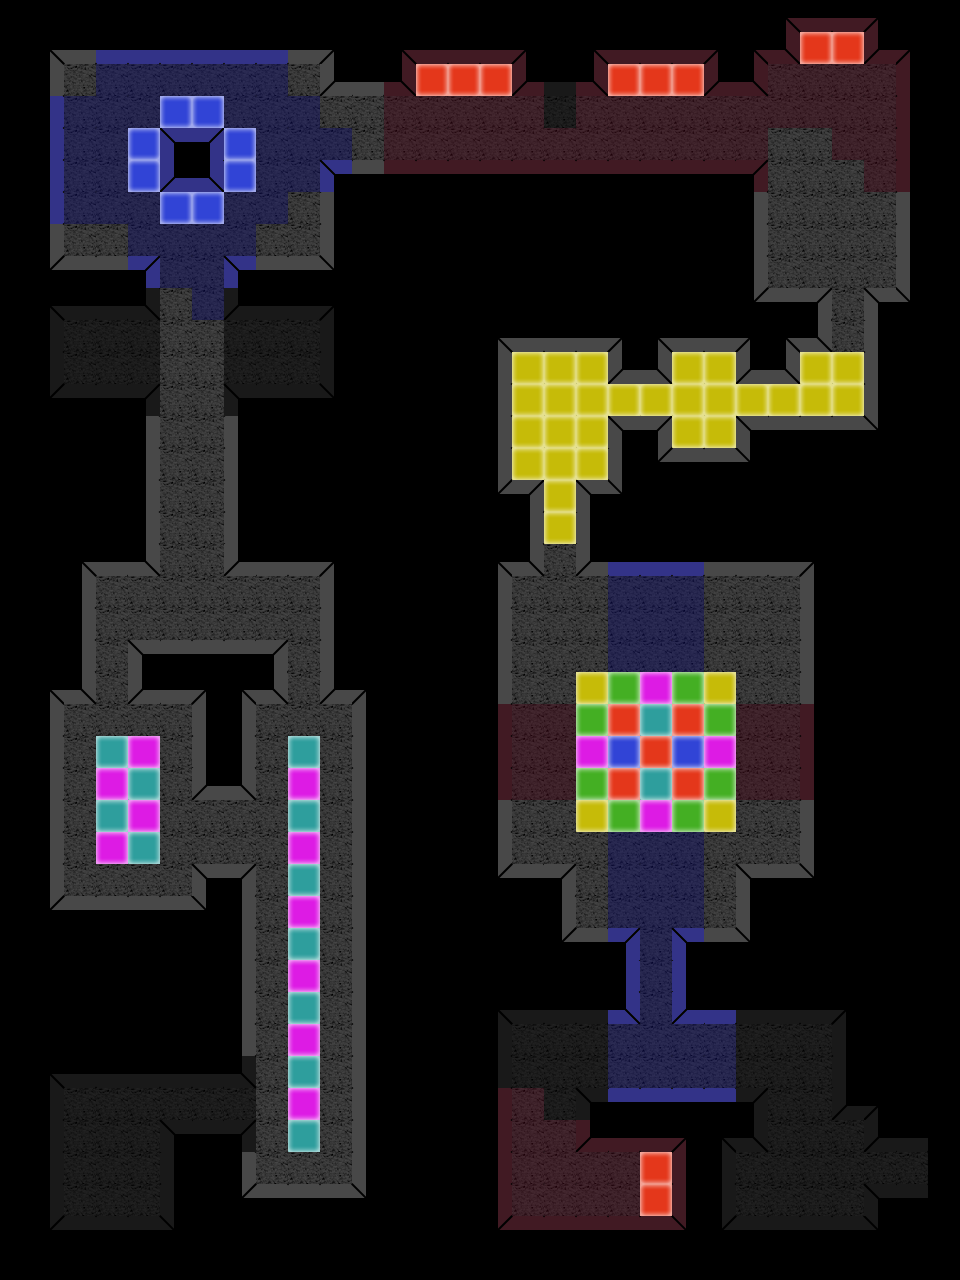

The image is a tile-based game level rendered from a .tmx file. Its description and complete source (layers, tilesets, objects, tile grids) follow:
An orthogonal 30x40 tile map with 32x32 px tiles, 1 tile layer (background) and 22 objects (20x Enemy, Player, PlayerTrigger).

<map version="1.0" tiledversion="1.0.3" orientation="orthogonal" renderorder="left-up" width="30" height="40" tilewidth="32" tileheight="32" nextobjectid="29">
 <tileset firstgid="1" name="tileset" tilewidth="32" tileheight="32" tilecount="64" columns="8">
  <image source="../images/tileset.png" width="256" height="256" />
 </tileset>
 <layer name="background" width="30" height="40">
  <data encoding="csv">
1,1,1,1,1,1,1,1,1,1,1,1,1,1,1,1,1,1,1,1,1,1,1,1,34,35,35,36,1,1,
1,2,3,7,7,7,7,7,7,3,4,1,34,35,35,35,36,1,34,35,35,35,36,34,58,49,49,57,36,1,
1,10,11,15,15,15,15,15,15,11,25,3,58,49,49,49,57,39,58,49,49,49,57,58,43,43,43,43,44,1,
1,14,15,15,15,41,41,15,15,15,11,11,43,43,43,43,43,47,43,43,43,43,43,43,43,43,43,43,44,1,
1,14,15,15,41,31,32,41,15,15,15,11,43,43,43,43,43,43,43,43,43,43,43,43,11,11,43,43,44,1,
1,14,15,15,41,29,30,41,15,15,31,19,51,51,51,51,51,51,51,51,51,51,51,60,11,11,11,43,44,1,
1,14,15,15,15,41,41,15,15,11,12,1,1,1,1,1,1,1,1,1,1,1,1,10,11,11,11,11,12,1,
1,10,11,11,15,15,15,15,11,11,12,1,1,1,1,1,1,1,1,1,1,1,1,10,11,11,11,11,12,1,
1,18,19,19,32,15,15,31,19,19,20,1,1,1,1,1,1,1,1,1,1,1,1,10,11,11,11,11,12,1,
1,38,39,39,62,11,15,61,39,39,40,1,1,1,1,1,1,1,1,1,1,1,1,18,19,28,11,27,20,1,
1,46,47,47,47,11,11,47,47,47,48,1,1,1,1,2,3,3,3,4,2,3,3,4,2,26,11,12,1,1,
1,46,47,47,47,11,11,47,47,47,48,1,1,1,1,10,21,21,21,25,26,21,21,25,26,21,21,12,1,1,
1,54,55,55,64,11,11,63,55,55,56,1,1,1,1,10,21,21,21,21,21,21,21,21,21,21,21,12,1,1,
1,1,1,1,10,11,11,12,1,1,1,1,1,1,1,10,21,21,21,27,28,21,21,27,19,19,19,20,1,1,
1,1,1,1,10,11,11,12,1,1,1,1,1,1,1,10,21,21,21,12,18,19,19,20,1,1,1,1,1,1,
1,1,1,1,10,11,11,12,1,1,1,1,1,1,1,18,28,21,27,20,1,1,1,1,1,1,1,1,1,1,
1,1,1,1,10,11,11,12,1,1,1,1,1,1,1,1,10,21,12,1,1,1,1,1,1,1,1,1,1,1,
1,1,2,3,26,11,11,25,3,3,4,1,1,1,1,2,26,11,25,7,7,7,3,3,3,4,1,1,1,1,
1,1,10,11,11,11,11,11,11,11,12,1,1,1,1,10,11,11,11,15,15,15,11,11,11,12,1,1,1,1,
1,1,10,11,11,11,11,11,11,11,12,1,1,1,1,10,11,11,11,15,15,15,11,11,11,12,1,1,1,1,
1,1,10,11,27,19,19,19,28,11,12,1,1,1,1,10,11,11,11,15,15,15,11,11,11,12,1,1,1,1,
1,2,26,11,25,3,4,2,26,11,25,4,1,1,1,10,11,11,21,13,45,13,21,11,11,12,1,1,1,1,
1,10,11,11,11,11,12,10,11,11,11,12,1,1,1,42,43,43,13,49,53,49,13,43,43,44,1,1,1,1,
1,10,11,53,45,11,12,10,11,53,11,12,1,1,1,42,43,43,45,41,49,41,45,43,43,44,1,1,1,1,
1,10,11,45,53,11,25,26,11,45,11,12,1,1,1,42,43,43,13,49,53,49,13,43,43,44,1,1,1,1,
1,10,11,53,45,11,11,11,11,53,11,12,1,1,1,10,11,11,21,13,45,13,21,11,11,12,1,1,1,1,
1,10,11,45,53,11,11,11,11,45,11,12,1,1,1,10,11,11,11,15,15,15,11,11,11,12,1,1,1,1,
1,10,11,11,11,11,27,28,11,53,11,12,1,1,1,18,19,28,11,15,15,15,11,27,19,20,1,1,1,1,
1,18,19,19,19,19,20,10,11,45,11,12,1,1,1,1,1,10,11,15,15,15,11,12,1,1,1,1,1,1,
1,1,1,1,1,1,1,10,11,53,11,12,1,1,1,1,1,18,19,32,15,31,19,20,1,1,1,1,1,1,
1,1,1,1,1,1,1,10,11,45,11,12,1,1,1,1,1,1,1,14,15,16,1,1,1,1,1,1,1,1,
1,1,1,1,1,1,1,10,11,53,11,12,1,1,1,38,39,39,39,30,15,29,7,39,39,39,40,1,1,1,
1,1,1,1,1,1,1,10,11,45,11,12,1,1,1,46,47,47,47,15,15,15,15,47,47,47,48,1,1,1,
1,38,39,39,39,39,39,62,11,53,11,12,1,1,1,46,47,47,47,15,15,15,15,47,47,47,48,1,1,1,
1,46,47,47,47,47,47,47,11,45,11,12,1,1,1,42,43,47,63,23,23,23,23,64,47,47,61,40,1,1,
1,46,47,47,47,63,55,64,11,53,11,12,1,1,1,42,43,43,57,35,35,36,38,62,47,47,47,61,39,1,
1,46,47,47,47,48,1,10,11,11,11,12,1,1,1,42,43,43,43,43,49,44,46,47,47,47,47,47,47,1,
1,46,47,47,47,48,1,18,19,19,19,20,1,1,1,42,43,43,43,43,49,44,46,47,47,47,47,63,55,1,
1,54,55,55,55,56,1,1,1,1,1,1,1,1,1,50,51,51,51,51,51,52,54,55,55,55,55,56,1,1,
1,1,1,1,1,1,1,1,1,1,1,1,1,1,1,1,1,1,1,1,1,1,1,1,1,1,1,1,1,1
</data>
 </layer>
 <objectgroup name="objects">
  <object id="1" name="player" type="Player" gid="9" x="79" y="1203" width="32" height="32">
   <properties>
    <property name="ammo" type="int" value="4" />
   </properties>
  </object>
  <object id="4" name="enemy2" type="Enemy" gid="17" x="289" y="1119" width="32" height="32">
   <properties>
    <property name="difficulty" type="float" value="0.4" />
   </properties>
  </object>
  <object id="5" name="enemy3" type="Enemy" gid="17" x="148" y="848" width="32" height="32">
   <properties>
    <property name="difficulty" type="float" value="0.8" />
   </properties>
  </object>
  <object id="7" name="enemy5" type="Enemy" gid="17" x="148" y="760" width="32" height="32">
   <properties>
    <property name="difficulty" type="float" value="0.6" />
   </properties>
  </object>
  <object id="8" name="enemy6" type="Enemy" gid="17" x="143" y="632" width="32" height="32">
   <properties>
    <property name="difficulty" type="float" value="0.8" />
   </properties>
  </object>
  <object id="9" name="enemy7" type="Enemy" gid="17" x="78" y="242" width="32" height="32">
   <properties>
    <property name="difficulty" type="float" value="0.7" />
   </properties>
  </object>
  <object id="10" name="enemy8" type="Enemy" gid="17" x="276" y="245" width="32" height="32">
   <properties>
    <property name="difficulty" type="float" value="0.7" />
   </properties>
  </object>
  <object id="11" name="enemy9" type="Enemy" gid="17" x="178" y="444" width="32" height="32">
   <properties>
    <property name="difficulty" type="float" value="0.9" />
   </properties>
  </object>
  <object id="12" name="enemy10" type="Enemy" gid="17" x="451" y="101" width="32" height="32">
   <properties>
    <property name="difficulty" type="float" value="0.6" />
   </properties>
  </object>
  <object id="15" name="enemy13" type="Enemy" gid="17" x="819" y="73" width="32" height="32">
   <properties>
    <property name="difficulty" type="float" value="0.5" />
   </properties>
  </object>
  <object id="16" name="enemy14" type="Enemy" gid="17" x="550" y="425" width="32" height="32">
   <properties>
    <property name="difficulty" type="float" value="0.2" />
   </properties>
  </object>
  <object id="17" name="enemy15" type="Enemy" gid="17" x="546" y="709" width="32" height="32">
   <properties>
    <property name="difficulty" type="float" value="0.2" />
   </properties>
  </object>
  <object id="18" name="enemy16" type="Enemy" gid="17" x="750" y="617" width="32" height="32">
   <properties>
    <property name="difficulty" type="float" value="0.4" />
   </properties>
  </object>
  <object id="19" name="enemy19" type="Enemy" gid="17" x="765" y="861" width="32" height="32">
   <properties>
    <property name="difficulty" type="float" value="0.2" />
   </properties>
  </object>
  <object id="20" name="enemy18" type="Enemy" gid="17" x="544" y="831" width="32" height="32">
   <properties>
    <property name="difficulty" type="float" value="0.4" />
   </properties>
  </object>
  <object id="21" name="enemy17" type="Enemy" gid="17" x="665" y="699" width="32" height="32">
   <properties>
    <property name="difficulty" type="float" value="0.6" />
   </properties>
  </object>
  <object id="23" name="enemy20" type="Enemy" gid="17" x="785" y="1203" width="32" height="32">
   <properties>
    <property name="difficulty" type="float" value="1" />
   </properties>
  </object>
  <object id="24" name="trigger_levelend" type="PlayerTrigger" gid="45" x="897" y="1184" width="32" height="32" />
  <object id="25" name="enemy30" type="Enemy" gid="17" x="290" y="960" width="32" height="32">
   <properties>
    <property name="difficulty" type="float" value="0.8" />
   </properties>
  </object>
  <object id="26" name="enemy31" type="Enemy" gid="17" x="641" y="99" width="32" height="32">
   <properties>
    <property name="difficulty" type="float" value="0.6" />
   </properties>
  </object>
  <object id="27" name="enemy32" type="Enemy" gid="17" x="678" y="443" width="32" height="32">
   <properties>
    <property name="difficulty" type="float" value="0.2" />
   </properties>
  </object>
  <object id="28" name="enemy33" type="Enemy" gid="17" x="737" y="415" width="32" height="32">
   <properties>
    <property name="difficulty" type="float" value="0.2" />
   </properties>
  </object>
 </objectgroup>
</map>